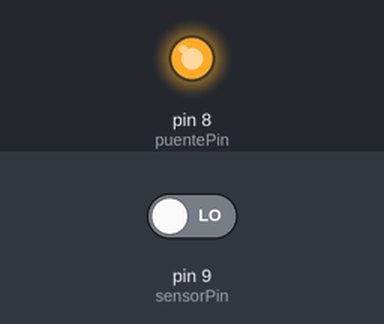
Bench run of a sketch on a simulated Arduino Uno, built with avr-gcc and run on an emulated ATmega328P. Shown: output pins drawn as LEDs (lit = HIGH). The inputs (shaded band) are chosen by the test bench; at power-on: pin 9 (sensorPin) LOW.

Above: at 0.1 s.
Timing chart, 0 to 1.6 s (numbered marks = the images above):
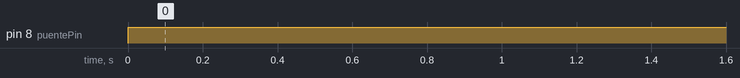

Measured:
- by itself, pin 8 (puentePin): LOW → HIGH at 0.00 s

The sketch:

Controlar_Aceleracion.ino
```cpp
const int sensorPin = 9;
const int puentePin = 8;
int contador = 0;
unsigned long tiempo = 0;
unsigned long  tiempo_anterior = 0;
int ciclos = 0;
int valor_anterior = 0;
int value = 0;
boolean midio = false;

void setup()
{
  Serial.begin(9600);
  pinMode(sensorPin, INPUT);
  pinMode(puentePin, OUTPUT);
}

void loop ()
{
  digitalWrite(puentePin, HIGH);
  value = digitalRead(sensorPin);

  if(value != valor_anterior)
  {
    contador ++;
    valor_anterior = value;
  }

  tiempo = millis();

  if(tiempo - tiempo_anterior >= 100 && !midio)
  {
    tiempo_anterior = tiempo;

    ciclos = contador; //24 rendijas una vuelta, 42 cambios

    if(ciclos > 12)
    {
      Serial.println("tiempo hasta el 99");
      Serial.print(tiempo_anterior);
       midio = true;
    }

    contador = 0;

  }
  delay(1);
}
```
